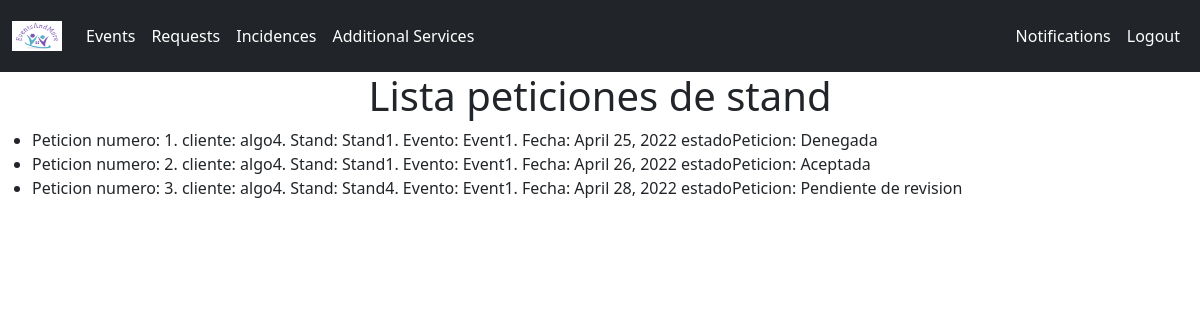
The page /lista_peticiones_cliente/ (signed in) on the database its author committed.
### EventsAndMore/models.py (models this page shows)
class PeticionStand(models.Model):
    id = models.AutoField(primary_key=True)
    idStand = models.ForeignKey(Stand, on_delete=models.CASCADE)
    clientUsername = models.ForeignKey(Cliente, on_delete=models.CASCADE)
    gestorUsername = models.ForeignKey(Gestor, on_delete=models.CASCADE, blank=True, null=True)
    idEvento = models.ForeignKey(Event, default=1, on_delete=models.CASCADE)
    fecha = models.DateField(default=date.today, blank=False, null=False)
    concedido = models.BooleanField(default=False)
    revisado = models.BooleanField(default=False)

class Cliente(models.Model):  # WebUser
    User = models.OneToOneField(WebUser, on_delete=models.CASCADE, primary_key=True)
    CIF = models.CharField(unique=True, max_length=9)
    def __str__(self):
        return str(self.User)

class WebUser(AbstractUser):
    is_client = models.BooleanField(default=False)
    is_visitor = models.BooleanField(default=False)
    is_gestor = models.BooleanField(default=False)
    is_deptAdditionalServ = models.BooleanField(default=False)
    is_organizer = models.BooleanField(default=False)

class Stand(models.Model):
    id = models.AutoField(primary_key=True)
    idEvento = models.ForeignKey(Event, on_delete=models.CASCADE)
    occupied = models.BooleanField(blank=False, null=False)
    description = models.CharField(max_length=200, blank=False, null=False)
    def __str__(self):
        return str(self.description)

class Event(models.Model):
    id = models.AutoField(primary_key=True)
    nombre = models.CharField(max_length=50, blank=False, null=False)
    descripcion = models.CharField(max_length=200, blank=False, null=False)
    fecha_ini = models.DateField(default=date.today)
    fecha_fin = models.DateField(default=date.today)
    def __str__(self):
        return str(self.nombre)

### EventsAndMore/views.py (the view)
# urls.py: path('lista_peticiones_cliente/', views.listaPeticionesCliente, name='lista_peticiones_cliente'),
def listaPeticionesCliente(request):
    if request.user.is_client:
        peticiones = PeticionStand.objects.all()
        arr_peticiones = []
        for peticion in peticiones:
            if peticion.clientUsername == Cliente.objects.get(User=request.user):
                if peticion.concedido is True and peticion.revisado is True:
                    peticion.estado_peticion = 'Aceptada'
                elif peticion.revisado is True and peticion.concedido is False:
                    peticion.estado_peticion = 'Denegada'
                else:
                    peticion.estado_peticion = 'Pendiente de revision'
                arr_peticiones.append(peticion)
        dictionary = {'peticiones': arr_peticiones}
        return render(request, 'lista_peticiones_cliente.html', dictionary)
    else:
        print("Error el user no es un cliente")
        return redirect('/')

### templates/lista_peticiones_cliente.html
{% include 'base.html' %}
  {% load static %}
{% block title %}
    <div>
        <h1 style="text-align:center">
            Lista peticiones de stand
        </h1>
    </div>
{% endblock title %}
{% block content %}
    <div>
        <ul>
        {% for peticion in peticiones %}
            <li>
                Peticion numero: {{ peticion.id }}. cliente: {{ peticion.clientUsername }}.
                Stand: {{ peticion.idStand }}. Evento: {{ peticion.idEvento }}. Fecha: {{ peticion.fecha }}
                estadoPeticion: {{ peticion.estado_peticion }}
            </li>
        {% endfor %}
    </ul>
    </div>
{% endblock content %}

### rows shown on the page
PeticionStand: id "1", clientUsername "algo4", idStand "Stand1", idEvento "Event1", fecha "April 25, 2022", estado_peticion "Denegada"
PeticionStand: id "2", clientUsername "algo4", idStand "Stand1", idEvento "Event1", fecha "April 26, 2022", estado_peticion "Aceptada"
PeticionStand: id "3", clientUsername "algo4", idStand "Stand4", idEvento "Event1", fecha "April 28, 2022", estado_peticion "Pendiente de revision"
